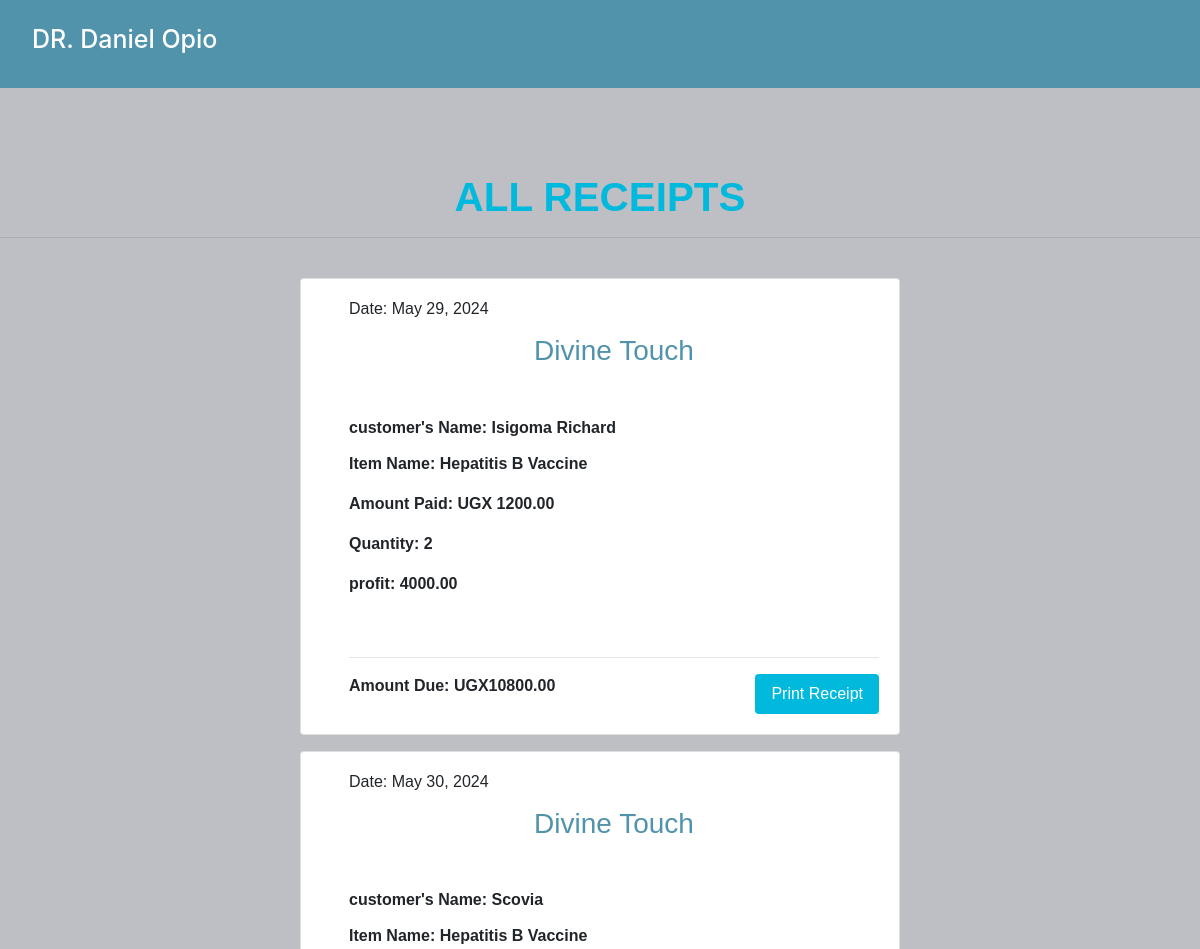
The app's page /receipt/ (upper part), older data.
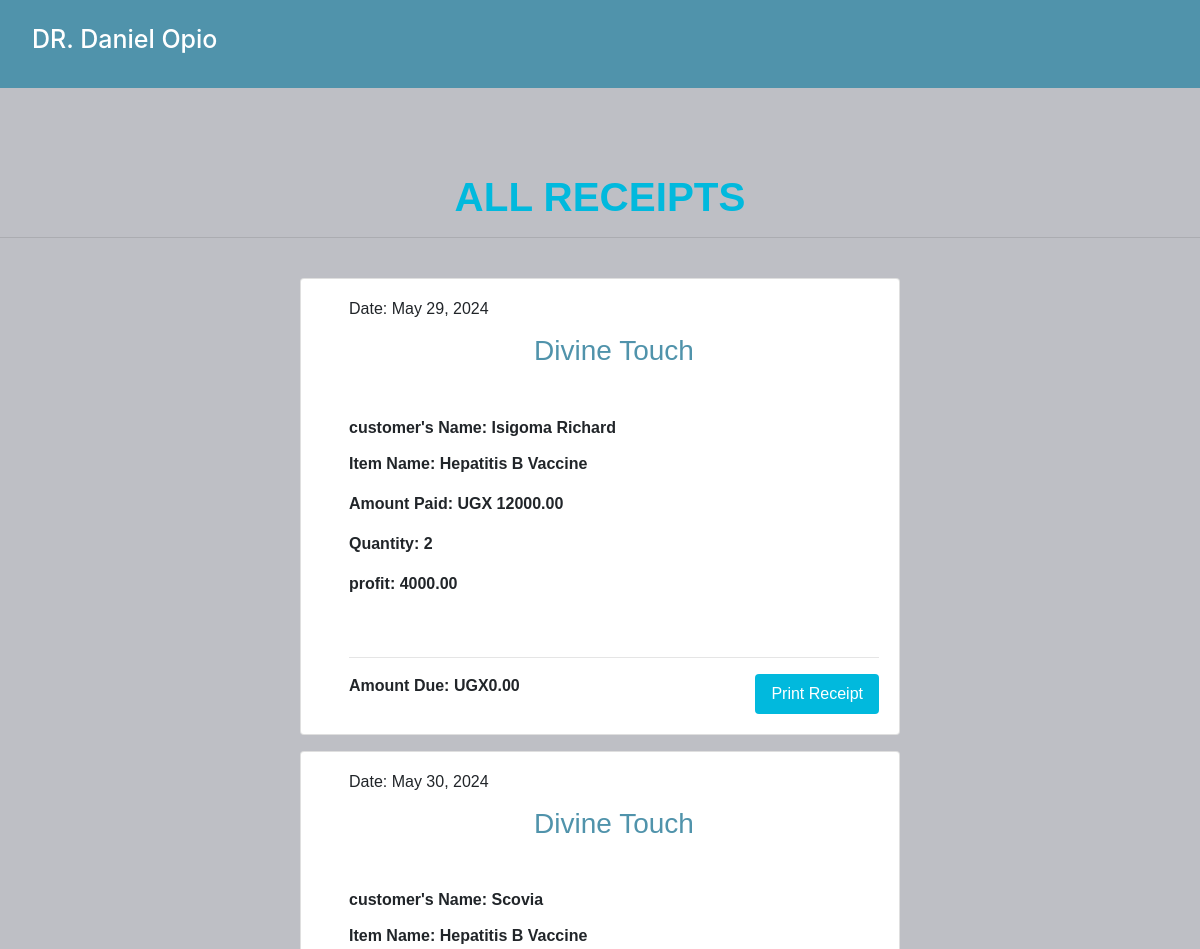
The same page, newer data.
### pharmacyapp/models.py (models this page shows, shortened)
class Salerecord(models.Model):
    name_of_the_item = models.ForeignKey(Divine, on_delete=models.CASCADE ,blank=True)
    payee = models.CharField(max_length=100 , null=True,blank=True)
    quantity_sold = models.IntegerField(default=0, null=True, blank=True)
    Selling_price= models.DecimalField(max_digits=10, decimal_places=2, default=0, null=True, blank=True)
    amount_received = models.DecimalField(max_digits=10, decimal_places=2, default=0, null=True, blank=True)
    date_of_sale = models.DateField(default=timezone.now,null=True,blank=True)
    unit_price = models.DecimalField(max_digits=10, decimal_places=2, default=0, null=True, blank=True)
    amount_due = models.DecimalField(max_digits=10, decimal_places=2, default=0, null=True, blank=True)
    def total_price(self):
        total_price = self.quantity_sold * self.Selling_price
        return total_price
    def change(self):
        change = self.total_price() - self.amount_received
        return change
    def profit(self):
        profit = self.total_price()-self.quantity_sold*self.unit_price
        return profit

class Divine(models.Model):
    Category_item = models.ForeignKey(Category, on_delete=models.CASCADE)
    item_name = models.CharField(max_length=200, null=True, blank=True)
    quantity = models.IntegerField(default=0)
    unit_price = models.DecimalField(max_digits=10, decimal_places=2, default=0, null=True, blank=True)
    received_quantity = models.IntegerField(default=0, null=True, blank=True)
    issued_quantity = models.IntegerField(default=0, null=True, blank=True)
    date_of_stock = models.DateField(default=timezone.now, null=True, blank=True)
    def __str__(self):
        return self.item_name

### pharmacyapp/views.py (the view)
# urls.py: path('receipt/', views.receipt, name='receipt'),
def receipt(request):
    sales=Salerecord.objects.all().order_by('id')
    return render(request,'pharmacyapp/receipt.html',{"sales":sales})

### pharmacyapp/templates/pharmacyapp/receipt.html (shortened to what this page needs)
{% extends 'pharmacyapp/base.html'%}
{% block content %}
<h3 class="text-center" style=" margin-top:85px; color: #01B9DD; font-weight: 900; font-size: 4ch">ALL RECEIPTS</h3><hr>
    <br>
    {% for sale in sales %}
    <div class="card mb-3" style="background-color:white; width:50%; margin:auto; font-family:sans-serif;">
        <div class="card-body pl-5">
            <h6 class="">Date: {{ sale.date_of_sale }}</h6>
            <h3 class="mt-3 text-center" style="color: #5093ab;"> Divine Touch</h3>
            <p class="card-title mt-5">customer's Name: <span style="font-weight:bolder;"> {{ sale.payee | title }}</span></p>
            <p class="card-text">Item Name:  <span style="font-weight:bolder;">{{ sale.name_of_the_item }}</span></p>
            <p class="card-text">Amount Paid:<strong> UGX {{ sale.amount_received }}</strong></p>
            <p class="card-text">Quantity: <strong>{{ sale.quantity_sold }}</strong></p>
            <p class="card-text">profit: <strong>{{ sale.profit }}</strong></p>
            <h4 class="mb-1 text-center" >Total Price: UGX {{ sale.total_price }}</h4><hr>
            <div style="display: flex; justify-content: space-between; align-items: center;">
                <p class="card-text">Amount Due: UGX{{ sale.change }}</p>
                <a href="{% url 'receipt_detail' sale.id %}" class="btn btn-primary">Print Receipt</a>
            </div>
        </div>
    </div>
    {% endfor %}
{% endblock %}

Row changes from the older to the newer data that the page shows:
changed Salerecord "May 29, 2024": amount_received "1200.00" → "12000.00"; change "10800.00" → "0.00"
